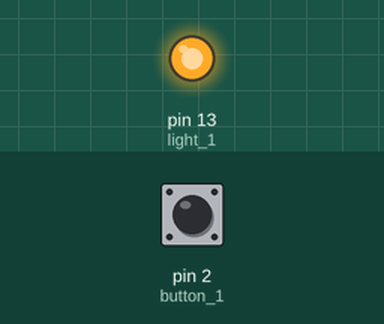
A sketch run on a simulated Arduino Uno, built with avr-gcc and run on an emulated ATmega328P. Parts: output pins drawn as LEDs (lit = HIGH). The test bench sets the inputs (shaded band); at power-on: pin 2 (button_1) LOW.

Above: at 1.2 s.
1.3 s: pin 2 (button_1) pulled HIGH for 0.15 s
At 2.2 s:
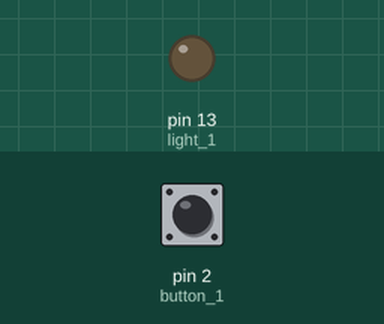
2.9 s: pin 2 (button_1) pulled HIGH for 1 s
At 3.4 s:
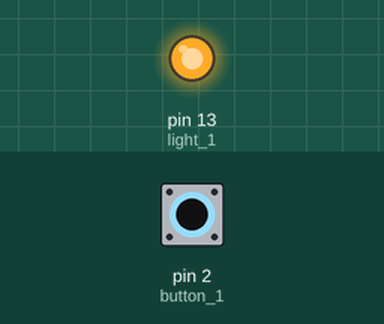
5.4 s: pin 2 (button_1) pulled HIGH for 3.2 s
At 6.5 s:
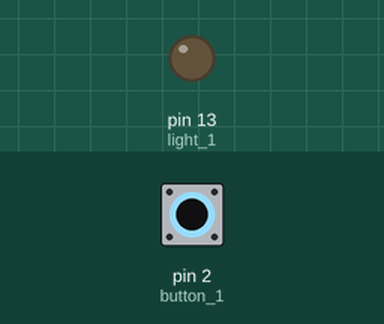
Timing chart, 0 to 8.4 s (numbered marks = the images above; inputs shaded):
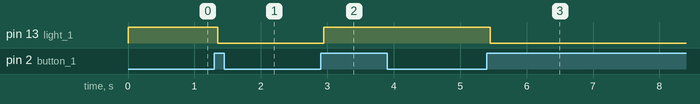

The sketch:

Parking_button.ino
```cpp
//
// обработка нажатий кнопок
// устранение дребезга контактов
//


const int button_1 = 2;
const int light_1 = 13;


int lightState = HIGH;
int buttonState;
int lastButtonState = LOW;

unsigned long lastDebounceTime = 0;
unsigned long debounceDelay = 50;

void setup() {
  pinMode(button_1, INPUT);
  pinMode(light_1, OUTPUT);


  digitalWrite(light_1, lightState);
}

void loop() {

  int reading = digitalRead(button_1);


  if (reading != lastButtonState) {

    lastDebounceTime = millis();
  }

  if ((millis() - lastDebounceTime) > debounceDelay) {


    if (reading != buttonState) {
      buttonState = reading;

      if (buttonState == HIGH) {
        lightState = !lightState;
      }
    }
  }

  digitalWrite(light_1, lightState);
  lastButtonState = reading;
}
```

Measured:
- after the input at 1.3 s, pin 13 (light_1): HIGH → LOW after 0.05 s
- after the input at 2.9 s, pin 13 (light_1): LOW → HIGH after 0.05 s
- after the input at 5.4 s, pin 13 (light_1): HIGH → LOW after 0.05 s
